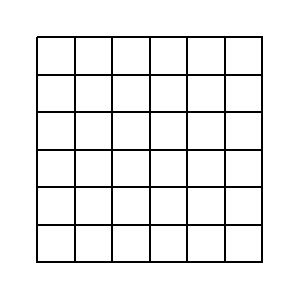
#> input picture 22.0 Corner detection/corner.jpg, 308 x 302 px
$ python corner.py
#> lines starting #> are read from the running program, lines starting #| are printed output that depends on the picture; after the words box and inside, x2 and y2 are one past the last pixel; in counts of white or black regions, pixels touching at a corner belong together
import cv2
import numpy as np

# this corner detection is use to detected intersection of
# edges in real time or images

img = cv2.imread("corner.jpg")
#> img is the input picture: shape (302, 308, 3); min 0, max 255, mean 238
gray = cv2.cvtColor(img, cv2.COLOR_BGR2GRAY)

# used to detect corners
corners = cv2.goodFeaturesToTrack(gray, 100,0.8,10)
#> corners = 49 rows, first 8: [151, 223], [223, 223], [151, 151], [223, 185], [223, 73], [223, 151], [151, 38], [151, 185]
corners = np.int0(corners)

for corner in corners:
    x, y = corner.ravel()
    cv2.circle(img,(x,y),5,(0,0,255), -1)
#> this loop made 49 passes
#> (x, y) on passes 1 to 12: (151, 223), (223, 223), (151, 151), (223, 185), (223, 73), (223, 151), (151, 38), (151, 185), (151, 73), (185, 223), (73, 223), (113, 151)
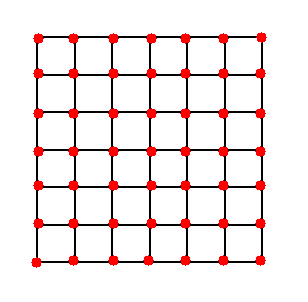
#> img: shape (302, 308, 3); 4.27% of pixels changed, all inside (x1, y1, x2, y2) = (31, 32, 267, 268)

cv2.imshow("img",img)
cv2.waitKey(0)
cv2.destroyAllWindows()
